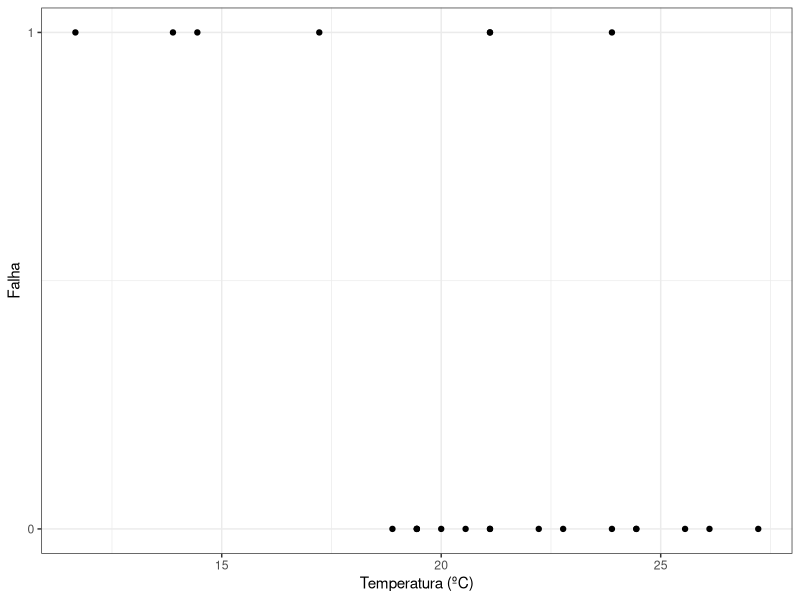
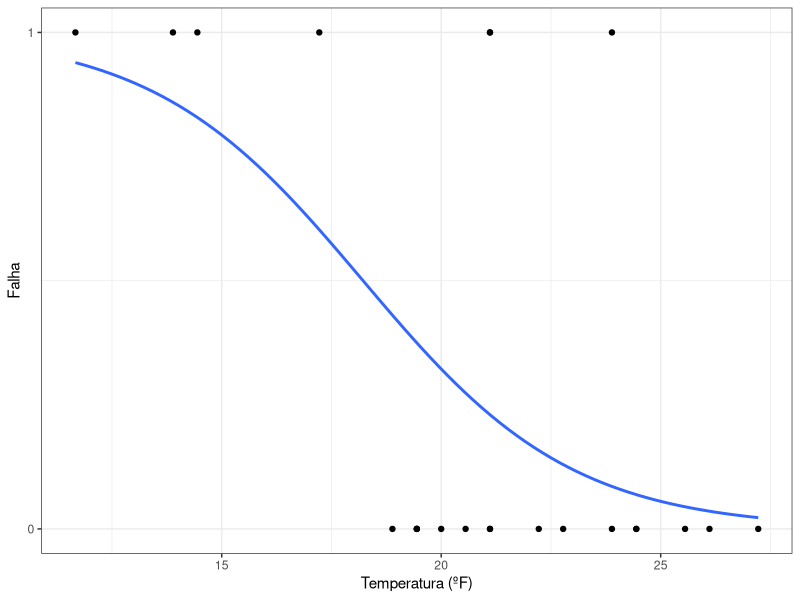
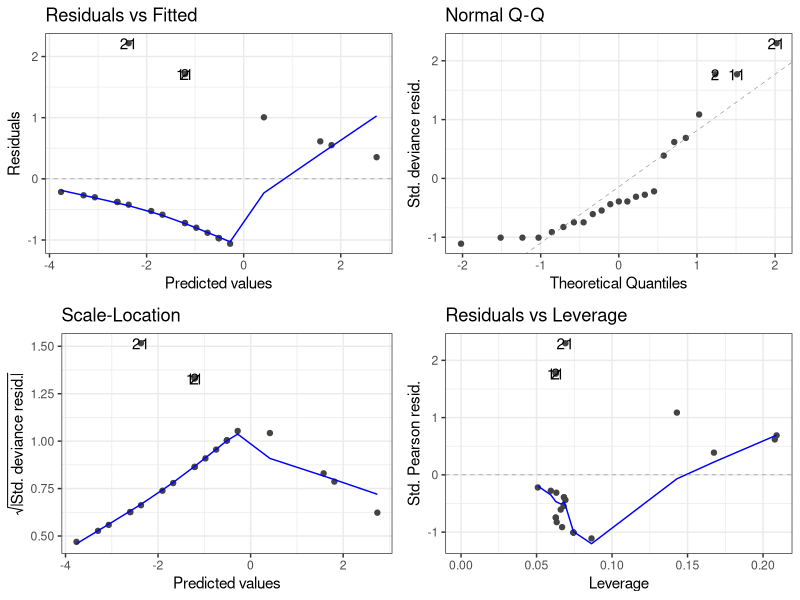

The R script that drew these images, in order:
# leitura do conjunto de dados - http://archive.ics.uci.edu/ml/datasets/Challenger+USA+Space+Shuttle+O-Ring

temp = c(66, 70, 69, 68, 67, 72, 73, 70, 57, 63, 70, 78, 67, 53, 67, 75, 70, 81, 76, 79, 75, 76, 58)
ring = c(0, 1, 0, 0, 0, 0, 0, 0, 1, 1, 1, 0, 0, 1, 0, 0, 0, 0, 0, 0, 1, 0, 1)

# converter Fahrenheit para Celsius

temp <- (temp-32)*5/9

dados <- data.frame(temperatura=temp, falha=ring)

# analise exploratoria

library(ggplot2)
theme_set(theme_bw())

ggplot(dados, aes(x=temperatura, y=falha)) +
  geom_point() +
  labs(x="Temperatura (ºC)", y="Falha") +
  scale_y_continuous(breaks=c(0, 1))

# ajuste do modelo

ajuste <- glm(falha ~ temperatura, data=dados, family=binomial)

summary(ajuste)

# plot dos resultados

binomial_smooth <- function(...) {
  geom_smooth(method = "glm", method.args = list(family = "binomial"), ...)
}

ggplot(dados, aes(x=temperatura, y=falha)) +
  geom_point() +
  labs(x="Temperatura (ºF)", y="Falha") +
  scale_y_continuous(breaks=c(0, 1)) +
  binomial_smooth(se=FALSE)

# probabilidade de quebra do o-ring

temperatura <- seq(0, 40, 5)
data.frame(temperatura=temperatura, 
           probabilidade=predict(ajuste, data.frame(temperatura=temperatura), type="response"))

# graficos de diagnostico

library(ggfortify)
autoplot(ajuste)
